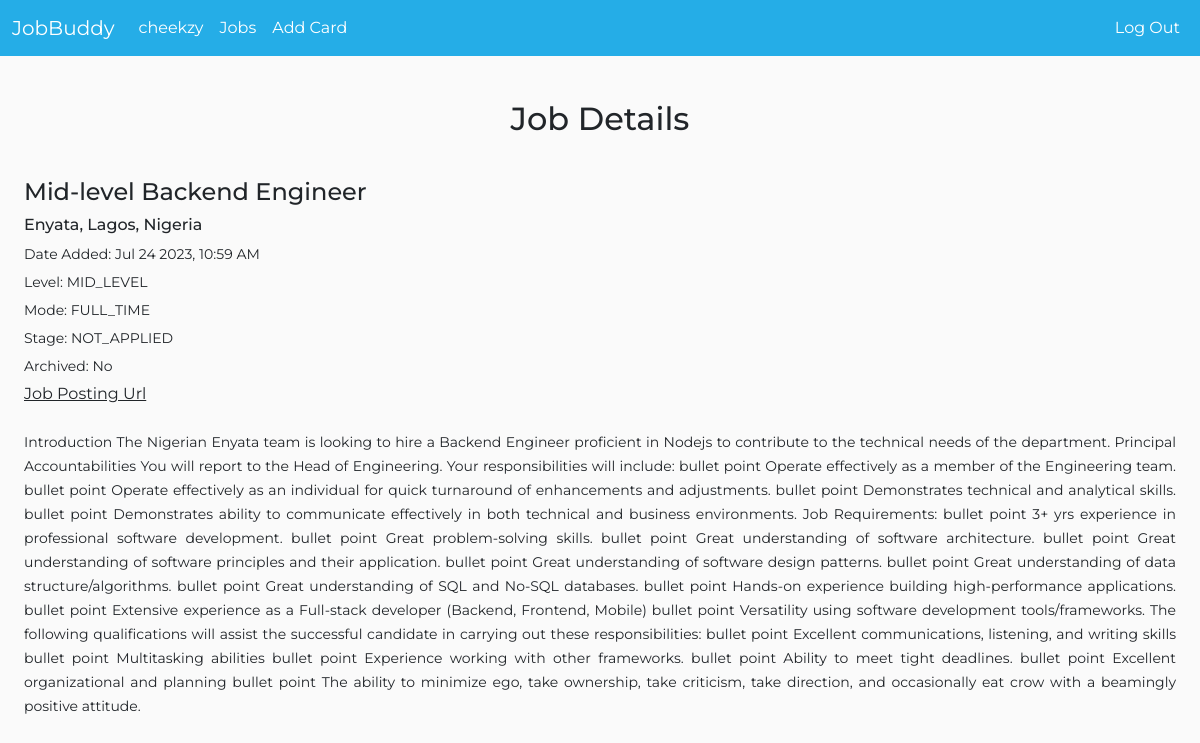
The page /job/2 (signed in) on the database its author committed.
### jobbuddy/models.py (models this page shows, shortened)
class User(AbstractUser):
    pass

class Job(models.Model):
    COLORS = [
        ('#5350E3', '#5350E3'),
        ('#25ADE7', '#25ADE7'),
        ('#2AD587', '#2AD587'),
        ('#FFF500', '#FFF500'),
        ('#FF7C00', '#FF7C00'),
        ('#E350D8', '#E350D8'),
        ('#9012FE', '#9012FE')
        ]
    LEVELS = [
        ('INTERNSHIP', 'INTERNSHIP'),
        ('ENTRY_LEVEL', 'ENTRY_LEVEL'),
        ('MID_LEVEL', 'MID_LEVEL'),
        ('SENIOR_LEVEL', 'SENIOR_LEVEL'),
    ]
    MODES = [
        ('FULL_TIME', 'FULL_TIME'),
        ('PART_TIME', 'PART_TIME'),
        ('CONTRACT', 'CONTRACT'),
    ]
    STAGES = [
        ('NOT_APPLIED', 'NOT_APPLIED'),
        ('APPLIED', 'APPLIED'),
        ('FIRST_INTERVIEW', 'FIRST_INTERVIEW'),
        ('FOLLOW_UP_INTERVIEWS', 'FOLLOW_UP_INTERVIEWS'),
        ('OFFER', 'OFFER'),
    ]
    title = models.CharField(max_length=64)
    company = models.CharField(max_length=64)
    location = models.CharField(max_length=64)
    url = models.URLField(null=True, blank=True)
    description = models.TextField(blank=True)
    color = models.CharField(max_length=7, choices=COLORS, default=COLORS[0])
    timestamp = models.DateTimeField(auto_now_add=True)
    user = models.ForeignKey(User, on_delete=models.CASCADE, related_name='jobs')
    posting_date = models.DateField(auto_now=False, auto_now_add=False, null=True, blank=True)
    level = models.CharField(max_length=64, choices=LEVELS, default=LEVELS[0])
    mode = models.CharField(max_length=64, choices=MODES, default=MODES[0])
    stage = models.CharField(max_length=64, choices=STAGES, default=STAGES[0])
    archived = models.BooleanField(default=False)
    def serialize(self):
        return {
            'id': self.id,
            'title': self.title,
            'company': self.company,
            'location': self.location,
            'url': self.url,
            'description': self.description,
            'color': self.color,
            'timestamp': self.timestamp.strftime("%b %d %Y, %I:%M %p"),
            'user': self.user.username,
            'posting_date': self.posting_date,
            'level': self.level,
            'mode': self.mode,
            'stage': self.stage,
            'archived': self.archived
        }

### jobbuddy/views.py (the view)
# urls.py: path('job/<int:id>', views.details, name='details'),
@login_required(login_url='login')
def details(request, id):
    try:
        job = Job.objects.get(user=request.user, pk=id)
    except Job.DoesNotExist:
        return render(request, 'jobbuddy/details.html', {
            "message": "Job Not Found"
        })
    return render(request, 'jobbuddy/details.html', {
        "job": job.serialize()
    })

### jobbuddy/templates/jobbuddy/details.html
{% extends 'jobbuddy/layout.html' %}
{% block body %}
<h2 class="text-center" style="padding-top: 100px; padding-bottom: 32px;">Job Details</h2>
{% if message %}
<div class="mb-4 alert alert-danger">{{ message }}</div>
{% else %}
<h4>
    {{ job.title }}
</h4>
<h6>{{ job.company }}, {{ job.location }}</h6>
<p class="mb-1">
    <small>
        Date Added: {{job.timestamp}}
    </small>
</p>
<p class="mb-1">
    <small>
        Level: {{job.level}}
    </small>
</p>
<p class="mb-1">
    <small>
        Mode: {{job.mode}}
    </small>
</p>
<p class="mb-1">
    <small>
        Stage: {{job.stage}}
    </small>
</p>
<p class="mb-1">
    <small>
        Archived: {% if job.archived %} Yes {% else %} No {% endif %}
    </small>
</p>
<a href="{{ job.url }}" target="_blank" class="text-dark">Job Posting Url</a>
<div class="mt-4" style="padding-bottom: 100px; text-align: justify;">
    <small>
        {{job.description}}
    </small>
</div>
{% endif %}
{% endblock %}

### jobbuddy/templates/jobbuddy/layout.html (shortened to what this page needs)
{% load static %}
<!DOCTYPE html>
<html lang="en">
<head>
    <link rel="stylesheet" href="https://cdn.jsdelivr.net/npm/bootstrap-icons@1.10.5/font/bootstrap-icons.css">
    <link href="https://cdn.jsdelivr.net/npm/bootstrap@5.3.0/dist/css/bootstrap.min.css" rel="stylesheet">
    <link rel="stylesheet" href="{% static 'jobbuddy/styles.css' %}">
</head>
<body>
    <nav class="navbar navbar-expand-sm navbar-dark">
        <div class="container-fluid">
            <a class="navbar-brand text-white font-weight-bold" href="#">JobBuddy</a>
            <div class="collapse navbar-collapse" id="mynavbar">
                <ul class="navbar-nav me-auto">
                    {% if user.is_authenticated %}
                    <li class="nav-item">
                        <a class="nav-link  text-white " href="#">{{ user.username }}</a>
                    </li>
                    <li class="nav-item">
                        <a class="nav-link  text-white " href="{% url 'index' %}">Jobs</a>
                    </li>
                    <li class="nav-item">
                        <a class="nav-link  text-white " href="{% url 'add' %}">Add Card</a>
                    </li>
                    {% endif %}
                </ul>
                <ul class="navbar-nav">
                    {% if user.is_authenticated %}
                    <li class="nav-item">
                        <a class="nav-link  text-white " href="{% url 'logout' %}">Log Out</a>
                    </li>
                    {% endif %}
                </ul>
            </div>
        </div>
    </nav>
    <div class="body">
        {% block body %}
        {% endblock %}
    </div>
</body>
</html>

### jobbuddy/static/jobbuddy/styles.css (style rules this page uses)
* { margin: 0; padding: 0; box-sizing: border-box; font-family: "Montserrat", sans-serif; }
body { background-color: #fafafa; }
.navbar { background-color: #25ade7; position: fixed; top: 0; left: 0; width: 100vw; z-index: 2; }
.body { background-color: #fafafa; width: 100%; padding-left: 24px; padding-right: 24px; }
body { -ms-overflow-style: none; scrollbar-width: none; }

### rows shown on the page
User: username "cheekzy"
Job: title "Mid-level Backend Engineer", company "Enyata", location "Lagos, Nigeria", level "MID_LEVEL", mode "FULL_TIME", stage "NOT_APPLIED", description "Introduction The Nigerian Enyata team is looking to hire a Backend Engineer proficient in Nodejs to contribute to the technical needs of the department. Principal Accountabilities You will report to the Head of Engineering. Your responsibilities will include: bullet point Operate effectively as a member of the Engineering team. bullet point Operate effectively as an individual for quick turnaround of enhancements and adjustments. bullet point Demonstrates technical and analytical skills. bullet point Demonstrates ability to communicate effectively in both technical and business environments. Job Requirements: bullet point 3+ yrs experience in professional software development. bullet point…"

### other values the page prints
{{ job.timestamp }} "Jul 24 2023, 10:59 AM"
